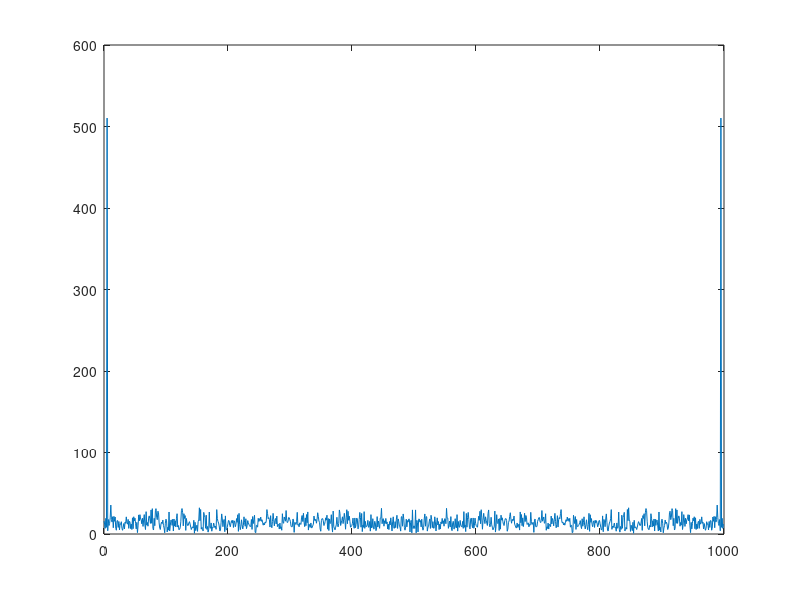

Write MATLAB code to recreate this figure.
t=[0:0.001:1]
x=sin(2*pi*5*t);
noise=0.5*randn(size(t));
y=x+noise;
Y=fft(y); f=(0:length(Y)-1)*1000/length(Y);
plot(f,abs(Y));
